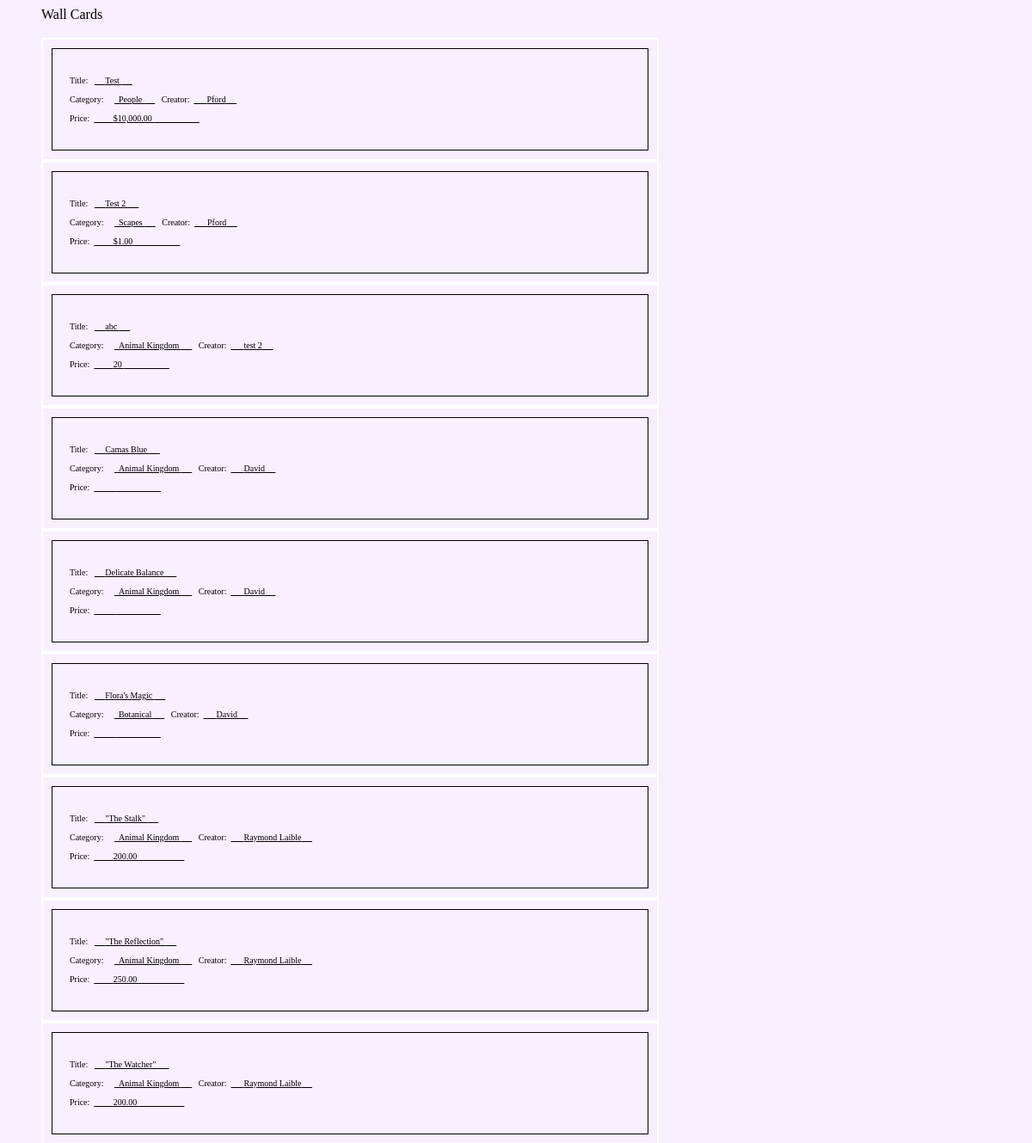
Before: /show_2016/wallcards (upper part) with the older database file.
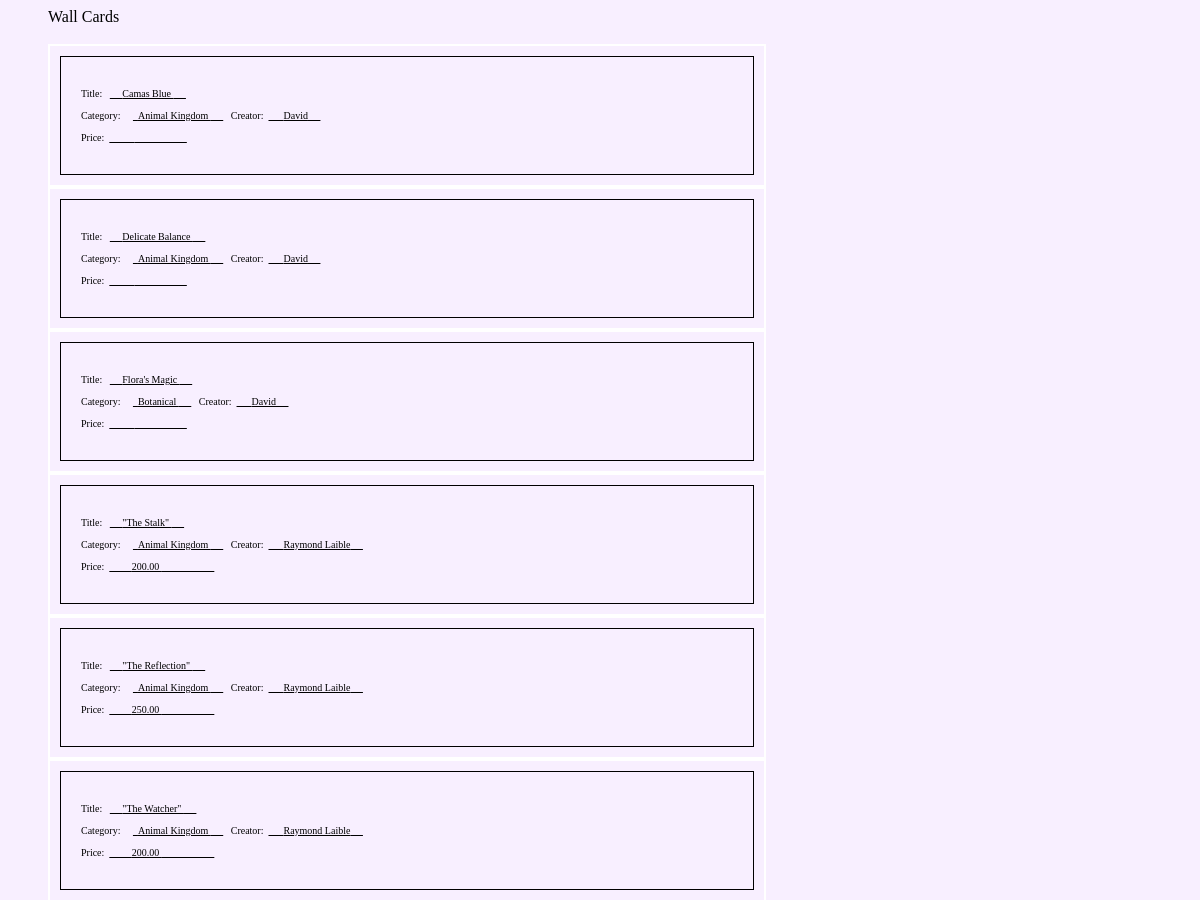
After: the same page with the newer database file.
### show_2016/models.py (models this page shows, shortened)
class Entries( models.Model):
    name = models.CharField( max_length=100 )
    address = models.CharField( max_length=100 )
    city = models.CharField( max_length=100 )
    state = models.CharField( max_length=100 )
    zip = models.CharField( max_length=100 )
    email = models.CharField( max_length=100 )
    phone = models.CharField( max_length=100 )
    pic1_title = models.CharField( max_length=100 )
    pic2_title = models.CharField( max_length=100 )
    pic3_title = models.CharField( max_length=100 )
    pic4_title = models.CharField( max_length=100 )
    pic5_title = models.CharField( max_length=100 )
    pic6_title = models.CharField( max_length=100 )
    pic7_title = models.CharField( max_length=100 )
    pic8_title = models.CharField( max_length=100 )
    pic1_category = models.CharField( max_length=50, default="" )
    pic2_category = models.CharField( max_length=50, default="" )
    pic3_category = models.CharField( max_length=50, default="" )
    pic4_category = models.CharField( max_length=50, default="" )
    pic5_category = models.CharField( max_length=50, default="" )
    pic6_category = models.CharField( max_length=50, default="" )
    pic7_category = models.CharField( max_length=50, default="" )
    pic8_category = models.CharField( max_length=50, default="" )
    pic1_price = models.CharField( max_length=30, default="")
    pic2_price = models.CharField( max_length=30, default="")
    pic3_price = models.CharField( max_length=30, default="")
    pic4_price = models.CharField( max_length=30, default="")
    pic5_price = models.CharField( max_length=30, default="")
    pic6_price = models.CharField( max_length=30, default="")
    pic7_price = models.CharField( max_length=30, default="")
    pic8_price = models.CharField( max_length=30, default="")
    date = models.DateTimeField( default=timezone.now() )
    def name_string( self):
        return self.name
    def num_pics( self):
        n = 0
        if ( len( self.pic1_title) > 1):
            n = n + 1
        if ( len( self.pic2_title) > 1):
            n = n + 1
        if ( len( self.pic3_title) > 1):
            n = n + 1
        if ( len( self.pic4_title) > 1):
            n = n + 1
        if ( len( self.pic5_title) > 1):
            n = n + 1
        if ( len( self.pic6_title) > 1):
            n = n + 1
        if ( len( self.pic7_title) > 1):
            n = n + 1
        if ( len( self.pic8_title) > 1):
            n = n + 1
        return n
    def entry_fee( self):
        return self.num_pics() * 9

### show_2016/views.py (the view)
def print_wallcards( request):
     piclist = build_pic_list()
     all_pics = piclist[ 'all_pics' ]
     context = { 'all_pics' : all_pics }
     return render( request, 'show_2016/wallcards.html', context)

### show_2016/templates/show_2016/wallcards.html (shortened to what this page needs)
{% include 'show_2016/base_start.html' %}
<blockquote>
  Wall Cards
  <br><br>
{% if all_pics %}
  {% for pic in all_pics %}
  <table class="wall">
    <tr>
      <td class="wall"><br>
	Title:&nbsp;&nbsp;
	<u>&nbsp;&nbsp;&nbsp;&nbsp;&nbsp;{{ pic.title|ljust:"50" }}
	  &nbsp;&nbsp;&nbsp;&nbsp;&nbsp;</u><br><br>
	Category:&nbsp;&nbsp;&nbsp;&nbsp;&nbsp;<u>&nbsp;&nbsp;{{ pic.category }}
	  &nbsp;&nbsp;&nbsp;&nbsp;&nbsp;</u>
	&nbsp;&nbsp;Creator:&nbsp;&nbsp;<u>&nbsp;&nbsp;&nbsp;&nbsp;&nbsp;
	  {{ pic.entrant }}&nbsp;&nbsp;&nbsp;&nbsp;&nbsp;</u><br><br>
	Price:&nbsp;&nbsp;<u>&nbsp;&nbsp;&nbsp;&nbsp;&nbsp;
	  &nbsp;&nbsp;&nbsp;{{ pic.price }}
	  &nbsp;&nbsp;&nbsp;&nbsp;&nbsp;&nbsp;&nbsp;&nbsp;&nbsp;&nbsp;</u>
	<br><br>
      </td>
    </tr>
  </table>
  {% endfor %}
{% else %}
  <p>
    There are no entries yet.<br>
  </p>
{% endif %}
</blockquote>

Changed rows visible on the page:
removed Entries: title "Test" "Test 2", category "People" "Scapes", entrant "Pford" "Pford", price "$10,000.00" "$1.00"
removed Entries: title "abc", category "Animal Kingdom", entrant "test 2", price "20"
Other visible differences:
list line gone: "Title: Category: Creator: Price:"
